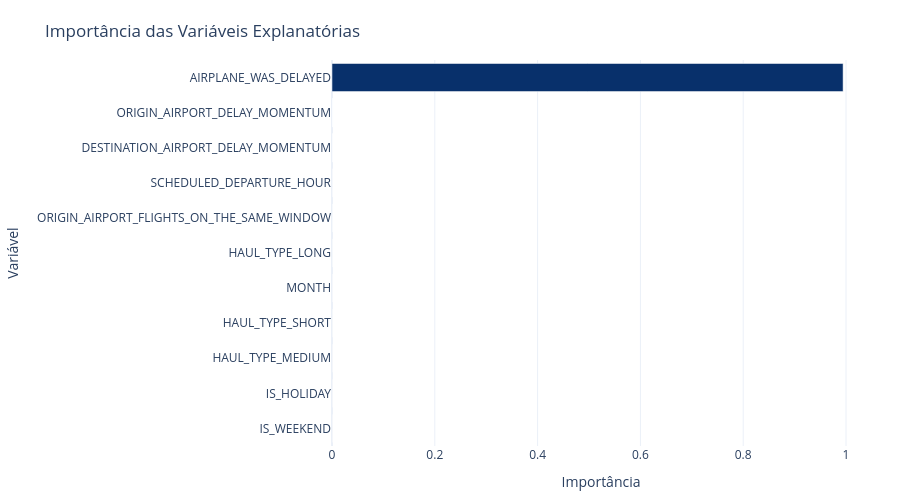

The code cell stored with this chart in its notebook:
### Markdown cell above
**Que características aumentam a chance de atraso em um voo?**

### Code cell
df_importances = pd.DataFrame({
    'Variável': X.columns,
    'Importância': best_model.feature_importances_
}).sort_values(by='Importância', ascending=False)

plot_feature_importances(df_importances)

### Figure 1 — Plotly figure (JSON) as saved in the notebook; plotly's stock layout.template omitted (floating-point values rounded to 4 significant figures)
{"data": [{"marker": {"color": [0.9943, 0.002322, 0.001576, 0.0004257, 0.0003637, 0.0002937, 0.0001894, 0.0001546, 0.0001235, 0.0001073, 0.0001058], "colorscale": [[0, "rgb(247,251,255)"], [0.125, "rgb(222,235,247)"], [0.25, "rgb(198,219,239)"], [0.375, "rgb(158,202,225)"], [0.5, "rgb(107,174,214)"], [0.625, "rgb(66,146,198)"], [0.75, "rgb(33,113,181)"], [0.875, "rgb(8,81,156)"], [1, "rgb(8,48,107)"]], "showscale": false}, "orientation": "h", "type": "bar", "x": [0.9943, 0.002322, 0.001576, 0.0004257, 0.0003637, 0.0002937, 0.0001894, 0.0001546, 0.0001235, 0.0001073, 0.0001058], "y": ["AIRPLANE_WAS_DELAYED", "ORIGIN_AIRPORT_DELAY_MOMENTUM", "DESTINATION_AIRPORT_DELAY_MOMENTUM", "SCHEDULED_DEPARTURE_HOUR", "ORIGIN_AIRPORT_FLIGHTS_ON_THE_SAME_WINDOW", "HAUL_TYPE_LONG", "MONTH", "HAUL_TYPE_SHORT", "HAUL_TYPE_MEDIUM", "IS_HOLIDAY", "IS_WEEKEND"]}], "layout": {"height": 500, "margin": {"b": 50, "l": 150, "r": 30, "t": 60}, "title": {"text": "Importância das Variáveis Explanatórias", "x": 0.05, "xanchor": "left", "y": 0.95, "yanchor": "top"}, "xaxis": {"title": {"text": "Importância"}}, "yaxis": {"autorange": "reversed", "title": {"text": "Variável"}}}}
